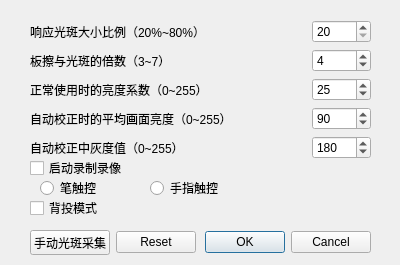
<?xml version="1.0" encoding="UTF-8"?>
<ui version="4.0">
 <class>Dialog</class>
 <widget class="QDialog" name="Dialog">
  <property name="geometry">
   <rect>
    <x>0</x>
    <y>0</y>
    <width>400</width>
    <height>265</height>
   </rect>
  </property>
  <property name="windowTitle">
   <string>Configuration</string>
  </property>
  <widget class="QWidget" name="formLayoutWidget">
   <property name="geometry">
    <rect>
     <x>30</x>
     <y>20</y>
     <width>341</width>
     <height>144</height>
    </rect>
   </property>
   <layout class="QFormLayout" name="formLayout">
    <property name="horizontalSpacing">
     <number>80</number>
    </property>
    <item row="0" column="0">
     <widget class="QLabel" name="label">
      <property name="text">
       <string>响应光斑大小比例（20%~80%）</string>
      </property>
     </widget>
    </item>
    <item row="1" column="0">
     <widget class="QLabel" name="label_2">
      <property name="text">
       <string>板擦与光斑的倍数（3~7）</string>
      </property>
     </widget>
    </item>
    <item row="1" column="1">
     <widget class="QSpinBox" name="spinBox_2">
      <property name="minimum">
       <number>3</number>
      </property>
      <property name="maximum">
       <number>7</number>
      </property>
      <property name="value">
       <number>4</number>
      </property>
     </widget>
    </item>
    <item row="2" column="0">
     <widget class="QLabel" name="label_3">
      <property name="text">
       <string>正常使用时的亮度系数（0~255）</string>
      </property>
     </widget>
    </item>
    <item row="2" column="1">
     <widget class="QSpinBox" name="spinBox_3">
      <property name="maximum">
       <number>255</number>
      </property>
      <property name="value">
       <number>25</number>
      </property>
     </widget>
    </item>
    <item row="3" column="0">
     <widget class="QLabel" name="label_4">
      <property name="text">
       <string>自动校正时的平均画面亮度（0~255）</string>
      </property>
     </widget>
    </item>
    <item row="3" column="1">
     <widget class="QSpinBox" name="spinBox_4">
      <property name="maximum">
       <number>255</number>
      </property>
      <property name="value">
       <number>90</number>
      </property>
     </widget>
    </item>
    <item row="4" column="0">
     <widget class="QLabel" name="label_5">
      <property name="text">
       <string>自动校正中灰度值（0~255）</string>
      </property>
     </widget>
    </item>
    <item row="4" column="1">
     <widget class="QSpinBox" name="spinBox_5">
      <property name="maximum">
       <number>255</number>
      </property>
      <property name="value">
       <number>180</number>
      </property>
     </widget>
    </item>
    <item row="0" column="1">
     <widget class="QSpinBox" name="spinBox">
      <property name="alignment">
       <set>Qt::AlignLeading|Qt::AlignLeft|Qt::AlignVCenter</set>
      </property>
      <property name="minimum">
       <number>20</number>
      </property>
      <property name="maximum">
       <number>80</number>
      </property>
     </widget>
    </item>
   </layout>
  </widget>
  <widget class="QCheckBox" name="checkBox">
   <property name="geometry">
    <rect>
     <x>30</x>
     <y>160</y>
     <width>101</width>
     <height>16</height>
    </rect>
   </property>
   <property name="text">
    <string>启动录制录像</string>
   </property>
  </widget>
  <widget class="QRadioButton" name="radioButton">
   <property name="geometry">
    <rect>
     <x>40</x>
     <y>180</y>
     <width>89</width>
     <height>16</height>
    </rect>
   </property>
   <property name="text">
    <string>笔触控</string>
   </property>
  </widget>
  <widget class="QRadioButton" name="radioButton_2">
   <property name="geometry">
    <rect>
     <x>150</x>
     <y>180</y>
     <width>89</width>
     <height>16</height>
    </rect>
   </property>
   <property name="text">
    <string>手指触控</string>
   </property>
  </widget>
  <widget class="QCheckBox" name="checkBox_2">
   <property name="geometry">
    <rect>
     <x>30</x>
     <y>200</y>
     <width>71</width>
     <height>16</height>
    </rect>
   </property>
   <property name="text">
    <string>背投模式</string>
   </property>
  </widget>
  <widget class="QWidget" name="layoutWidget">
   <property name="geometry">
    <rect>
     <x>30</x>
     <y>230</y>
     <width>341</width>
     <height>25</height>
    </rect>
   </property>
   <layout class="QHBoxLayout" name="horizontalLayout">
    <item>
     <widget class="QPushButton" name="pushButton">
      <property name="text">
       <string>手动光斑采集</string>
      </property>
     </widget>
    </item>
    <item>
     <widget class="QPushButton" name="pushButton_2">
      <property name="text">
       <string>Reset</string>
      </property>
     </widget>
    </item>
    <item>
     <widget class="QDialogButtonBox" name="buttonBox">
      <property name="orientation">
       <enum>Qt::Horizontal</enum>
      </property>
      <property name="standardButtons">
       <set>QDialogButtonBox::Cancel|QDialogButtonBox::Ok</set>
      </property>
     </widget>
    </item>
   </layout>
  </widget>
 </widget>
 <resources/>
 <connections>
  <connection>
   <sender>buttonBox</sender>
   <signal>accepted()</signal>
   <receiver>Dialog</receiver>
   <slot>accept()</slot>
   <hints>
    <hint type="sourcelabel">
     <x>248</x>
     <y>254</y>
    </hint>
    <hint type="destinationlabel">
     <x>157</x>
     <y>274</y>
    </hint>
   </hints>
  </connection>
  <connection>
   <sender>buttonBox</sender>
   <signal>rejected()</signal>
   <receiver>Dialog</receiver>
   <slot>reject()</slot>
   <hints>
    <hint type="sourcelabel">
     <x>316</x>
     <y>260</y>
    </hint>
    <hint type="destinationlabel">
     <x>286</x>
     <y>274</y>
    </hint>
   </hints>
  </connection>
 </connections>
</ui>
